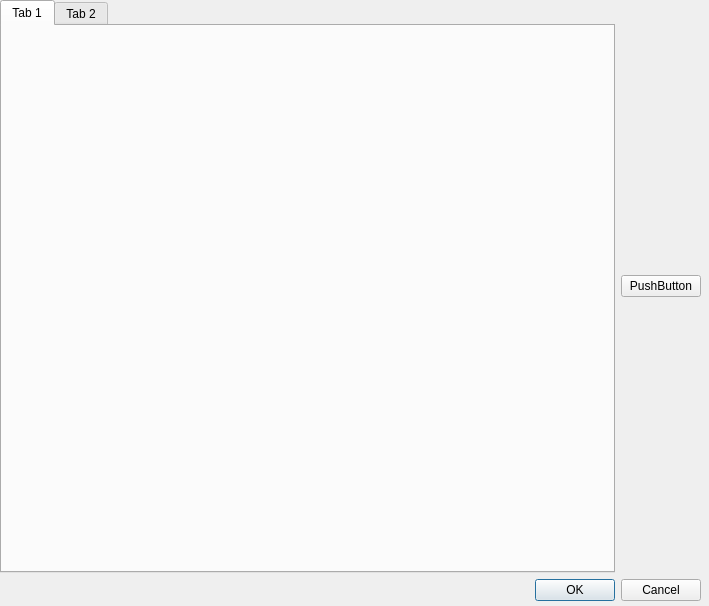
<?xml version="1.0" encoding="UTF-8"?>
<ui version="4.0">
 <class>MyKeybindBox</class>
 <widget class="QDialog" name="MyKeybindBox">
  <property name="geometry">
   <rect>
    <x>0</x>
    <y>0</y>
    <width>709</width>
    <height>606</height>
   </rect>
  </property>
  <property name="windowTitle">
   <string>Dialog</string>
  </property>
  <widget class="QWidget" name="verticalLayoutWidget">
   <property name="geometry">
    <rect>
     <x>0</x>
     <y>0</y>
     <width>701</width>
     <height>601</height>
    </rect>
   </property>
   <layout class="QVBoxLayout" name="verticalLayout">
    <item>
     <layout class="QHBoxLayout" name="horizontalLayout">
      <item>
       <widget class="QTabWidget" name="tabWidget">
        <property name="currentIndex">
         <number>0</number>
        </property>
        <widget class="QWidget" name="tab">
         <attribute name="title">
          <string>Tab 1</string>
         </attribute>
        </widget>
        <widget class="QWidget" name="tab_2">
         <attribute name="title">
          <string>Tab 2</string>
         </attribute>
        </widget>
       </widget>
      </item>
      <item>
       <widget class="QPushButton" name="pushButton">
        <property name="text">
         <string>PushButton</string>
        </property>
       </widget>
      </item>
     </layout>
    </item>
    <item>
     <widget class="QDialogButtonBox" name="buttonBox">
      <property name="orientation">
       <enum>Qt::Horizontal</enum>
      </property>
      <property name="standardButtons">
       <set>QDialogButtonBox::Cancel|QDialogButtonBox::Ok</set>
      </property>
     </widget>
    </item>
   </layout>
  </widget>
 </widget>
 <resources/>
 <connections>
  <connection>
   <sender>buttonBox</sender>
   <signal>accepted()</signal>
   <receiver>MyKeybindBox</receiver>
   <slot>accept()</slot>
   <hints>
    <hint type="sourcelabel">
     <x>248</x>
     <y>254</y>
    </hint>
    <hint type="destinationlabel">
     <x>157</x>
     <y>274</y>
    </hint>
   </hints>
  </connection>
  <connection>
   <sender>buttonBox</sender>
   <signal>rejected()</signal>
   <receiver>MyKeybindBox</receiver>
   <slot>reject()</slot>
   <hints>
    <hint type="sourcelabel">
     <x>316</x>
     <y>260</y>
    </hint>
    <hint type="destinationlabel">
     <x>286</x>
     <y>274</y>
    </hint>
   </hints>
  </connection>
 </connections>
</ui>
